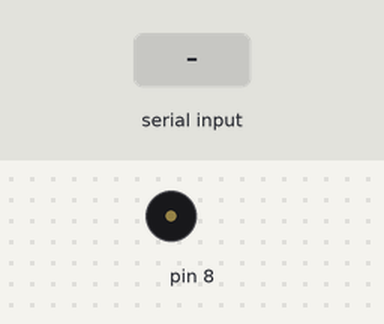
The sketch below on a simulated Arduino Uno, built with avr-gcc and run on an emulated ATmega328P. On the bench: buzzer (waves = sounding). Inputs (shaded band) come from the test bench.

Above: at 2.2 s.
2.3 s: "1" received over Serial
At 3.5 s:
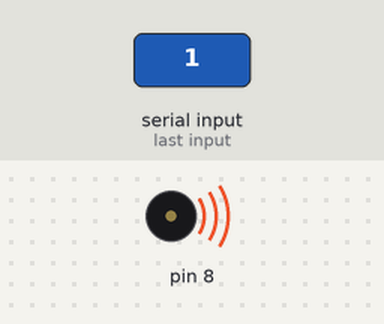
3.8 s: "0" received over Serial
At 4.7 s:
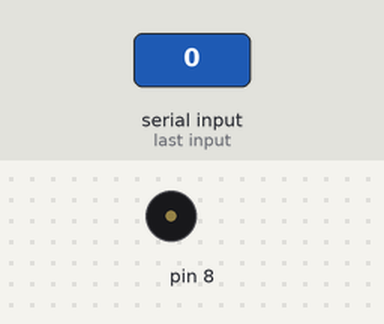
5.3 s: "2" received over Serial
At 5.9 s:
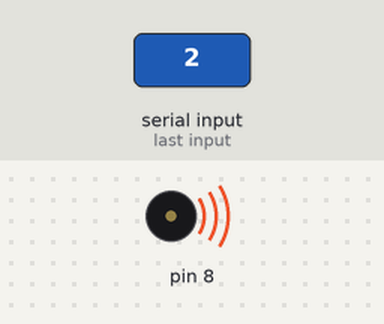
Timing chart, 0 to 8.3 s (numbered marks = the images above; inputs shaded):
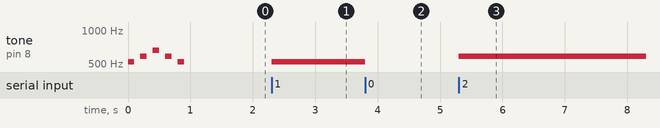

The sketch:

week05-2.ino
```cpp
//week05-2-arduino-do-re-mi_serial
//修改自week02-5程式
//ARDUINO在 processing按下


void setup() {
  // put your setup code here, to run once:
  Serial.begin(9600);
  tone(8, 523, 100); delay(200); //Do
  tone(8, 587, 100); delay(200); //Re
  tone(8, 659, 100); delay(200); //Mi
  tone(8, 587, 100); delay(200); //Re
  tone(8, 523, 100); delay(200); //Do

}

char c = '0'; //在外宣告變數
void loop() {
  // put your main code here, to run repeatedly:
    if(Serial.available()){
      c = Serial.read();
    }
    if (c=='0') noTone(8);// 不發出聲音
    if (c=='1') tone(8,523);// Do 1秒
    if (c=='2') tone(8,587);// Re 1秒
    if (c == '3') tone(8, 659); // 3 (Mi)  659 Hz, 1秒
    if (c == '4') tone(8, 698); // 4 (Fa)  698 Hz, 1秒
    if (c == '5') tone(8, 784); // 5 (Sol) 784 Hz, 1秒
    if (c == '6') tone(8, 880); // 6 (La)  880 Hz, 1秒
  }
```

Measured:
- after the input at 2.3 s, tone on pin 8: silent → 523 Hz at once
- after the input at 3.8 s, tone on pin 8: 523 Hz → silent at once
- after the input at 5.3 s, tone on pin 8: silent → 587 Hz at once
